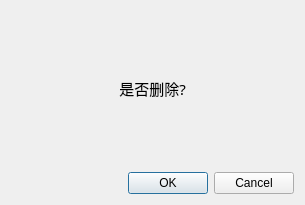
<?xml version="1.0" encoding="UTF-8"?>
<ui version="4.0">
 <class>DeleteDialog</class>
 <widget class="QDialog" name="DeleteDialog">
  <property name="geometry">
   <rect>
    <x>0</x>
    <y>0</y>
    <width>305</width>
    <height>205</height>
   </rect>
  </property>
  <property name="windowTitle">
   <string>Dialog</string>
  </property>
  <layout class="QVBoxLayout" name="verticalLayout">
   <item>
    <widget class="QLabel" name="label">
     <property name="font">
      <font>
       <family>宋体</family>
       <pointsize>11</pointsize>
      </font>
     </property>
     <property name="text">
      <string>是否删除?</string>
     </property>
     <property name="alignment">
      <set>Qt::AlignCenter</set>
     </property>
    </widget>
   </item>
   <item>
    <widget class="QDialogButtonBox" name="buttonBox">
     <property name="orientation">
      <enum>Qt::Horizontal</enum>
     </property>
     <property name="standardButtons">
      <set>QDialogButtonBox::Cancel|QDialogButtonBox::Ok</set>
     </property>
    </widget>
   </item>
  </layout>
 </widget>
 <resources/>
 <connections>
  <connection>
   <sender>buttonBox</sender>
   <signal>accepted()</signal>
   <receiver>DeleteDialog</receiver>
   <slot>accept()</slot>
   <hints>
    <hint type="sourcelabel">
     <x>248</x>
     <y>254</y>
    </hint>
    <hint type="destinationlabel">
     <x>157</x>
     <y>274</y>
    </hint>
   </hints>
  </connection>
  <connection>
   <sender>buttonBox</sender>
   <signal>rejected()</signal>
   <receiver>DeleteDialog</receiver>
   <slot>reject()</slot>
   <hints>
    <hint type="sourcelabel">
     <x>316</x>
     <y>260</y>
    </hint>
    <hint type="destinationlabel">
     <x>286</x>
     <y>274</y>
    </hint>
   </hints>
  </connection>
 </connections>
</ui>
